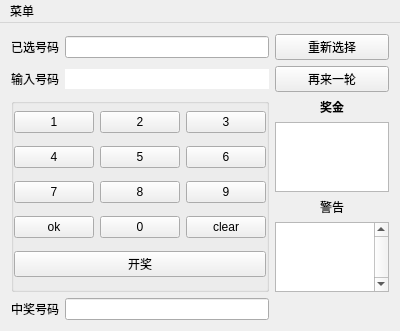
<?xml version="1.0" encoding="UTF-8"?>
<ui version="4.0">
 <class>lotteryticket</class>
 <widget class="QMainWindow" name="lotteryticket">
  <property name="geometry">
   <rect>
    <x>0</x>
    <y>0</y>
    <width>400</width>
    <height>274</height>
   </rect>
  </property>
  <property name="windowTitle">
   <string>lotteryticket</string>
  </property>
  <widget class="QWidget" name="centralWidget">
   <layout class="QGridLayout" name="gridLayout_2">
    <item row="0" column="0">
     <widget class="QLabel" name="choosedNumLabel">
      <property name="text">
       <string>已选号码</string>
      </property>
     </widget>
    </item>
    <item row="0" column="1">
     <widget class="QLineEdit" name="chooseNum">
      <property name="text">
       <string/>
      </property>
      <property name="readOnly">
       <bool>true</bool>
      </property>
     </widget>
    </item>
    <item row="0" column="2">
     <widget class="QPushButton" name="btnRechoose">
      <property name="text">
       <string>重新选择</string>
      </property>
     </widget>
    </item>
    <item row="1" column="0">
     <widget class="QLabel" name="inputNumLabel">
      <property name="text">
       <string>输入号码</string>
      </property>
     </widget>
    </item>
    <item row="1" column="1">
     <widget class="QLineEdit" name="inputNumEdit">
      <property name="inputMask">
       <string>99</string>
      </property>
      <property name="maxLength">
       <number>2</number>
      </property>
      <property name="frame">
       <bool>false</bool>
      </property>
      <property name="cursorPosition">
       <number>0</number>
      </property>
      <property name="cursorMoveStyle">
       <enum>Qt::LogicalMoveStyle</enum>
      </property>
      <property name="clearButtonEnabled">
       <bool>false</bool>
      </property>
     </widget>
    </item>
    <item row="1" column="2">
     <widget class="QPushButton" name="btnRestart">
      <property name="text">
       <string>再来一轮</string>
      </property>
     </widget>
    </item>
    <item row="2" column="0" rowspan="4" colspan="2">
     <widget class="QGroupBox" name="groupBox">
      <property name="title">
       <string/>
      </property>
      <layout class="QGridLayout" name="gridLayout">
       <property name="leftMargin">
        <number>0</number>
       </property>
       <property name="topMargin">
        <number>0</number>
       </property>
       <property name="rightMargin">
        <number>0</number>
       </property>
       <property name="bottomMargin">
        <number>0</number>
       </property>
       <item row="2" column="0">
        <widget class="QPushButton" name="btnNum7">
         <property name="text">
          <string>7</string>
         </property>
        </widget>
       </item>
       <item row="2" column="1">
        <widget class="QPushButton" name="btnNum8">
         <property name="text">
          <string>8</string>
         </property>
        </widget>
       </item>
       <item row="1" column="2">
        <widget class="QPushButton" name="btnNum6">
         <property name="text">
          <string>6</string>
         </property>
        </widget>
       </item>
       <item row="0" column="2">
        <widget class="QPushButton" name="btnNum3">
         <property name="text">
          <string>3</string>
         </property>
        </widget>
       </item>
       <item row="2" column="2">
        <widget class="QPushButton" name="btnNum9">
         <property name="text">
          <string>9</string>
         </property>
        </widget>
       </item>
       <item row="1" column="0">
        <widget class="QPushButton" name="btnNum4">
         <property name="text">
          <string>4</string>
         </property>
        </widget>
       </item>
       <item row="3" column="0">
        <widget class="QPushButton" name="btnOk">
         <property name="text">
          <string>ok</string>
         </property>
         <property name="default">
          <bool>false</bool>
         </property>
        </widget>
       </item>
       <item row="0" column="1">
        <widget class="QPushButton" name="btnNum2">
         <property name="text">
          <string>2</string>
         </property>
        </widget>
       </item>
       <item row="3" column="1">
        <widget class="QPushButton" name="btnNum0">
         <property name="text">
          <string>0</string>
         </property>
        </widget>
       </item>
       <item row="3" column="2">
        <widget class="QPushButton" name="btnClear">
         <property name="text">
          <string>clear</string>
         </property>
        </widget>
       </item>
       <item row="0" column="0">
        <widget class="QPushButton" name="btnNum1">
         <property name="text">
          <string>1</string>
         </property>
        </widget>
       </item>
       <item row="1" column="1">
        <widget class="QPushButton" name="btnNum5">
         <property name="text">
          <string>5</string>
         </property>
        </widget>
       </item>
       <item row="4" column="0" colspan="3">
        <widget class="QPushButton" name="btnLottery">
         <property name="text">
          <string>开奖</string>
         </property>
        </widget>
       </item>
      </layout>
     </widget>
    </item>
    <item row="2" column="2">
     <widget class="QLabel" name="bonusLabel">
      <property name="font">
       <font>
        <weight>75</weight>
        <bold>true</bold>
       </font>
      </property>
      <property name="text">
       <string>奖金</string>
      </property>
      <property name="alignment">
       <set>Qt::AlignCenter</set>
      </property>
     </widget>
    </item>
    <item row="3" column="2">
     <widget class="QTextBrowser" name="bonus"/>
    </item>
    <item row="4" column="2">
     <widget class="QLabel" name="label">
      <property name="text">
       <string>警告</string>
      </property>
      <property name="alignment">
       <set>Qt::AlignCenter</set>
      </property>
     </widget>
    </item>
    <item row="5" column="2">
     <widget class="QTextEdit" name="warningEdit">
      <property name="font">
       <font>
        <weight>75</weight>
        <bold>true</bold>
       </font>
      </property>
      <property name="verticalScrollBarPolicy">
       <enum>Qt::ScrollBarAlwaysOn</enum>
      </property>
     </widget>
    </item>
    <item row="6" column="0">
     <widget class="QLabel" name="winningNumLabel">
      <property name="text">
       <string>中奖号码</string>
      </property>
     </widget>
    </item>
    <item row="6" column="1">
     <widget class="QLineEdit" name="winningNumEdit"/>
    </item>
    <item row="6" column="2">
     <spacer name="horizontalSpacer">
      <property name="orientation">
       <enum>Qt::Horizontal</enum>
      </property>
      <property name="sizeHint" stdset="0">
       <size>
        <width>119</width>
        <height>20</height>
       </size>
      </property>
     </spacer>
    </item>
   </layout>
  </widget>
  <widget class="QMenuBar" name="menuBar">
   <property name="geometry">
    <rect>
     <x>0</x>
     <y>0</y>
     <width>400</width>
     <height>17</height>
    </rect>
   </property>
   <widget class="QMenu" name="menu">
    <property name="title">
     <string>菜单</string>
    </property>
    <addaction name="actionExit"/>
   </widget>
   <addaction name="menu"/>
  </widget>
  <action name="actionExit">
   <property name="text">
    <string>Exit</string>
   </property>
   <property name="shortcut">
    <string>Esc</string>
   </property>
  </action>
 </widget>
 <layoutdefault spacing="6" margin="11"/>
 <resources/>
 <connections/>
</ui>
